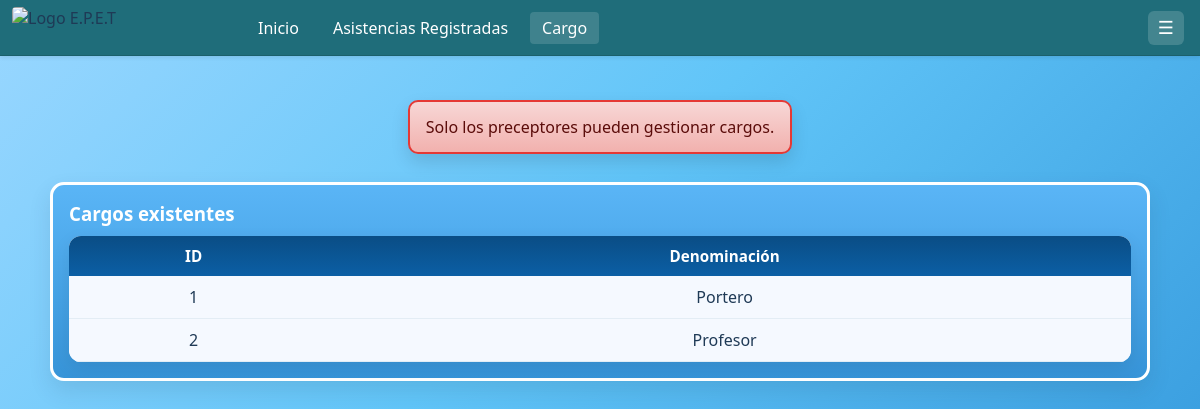
Page /crearcargo.php (signed in) on the earlier database version.
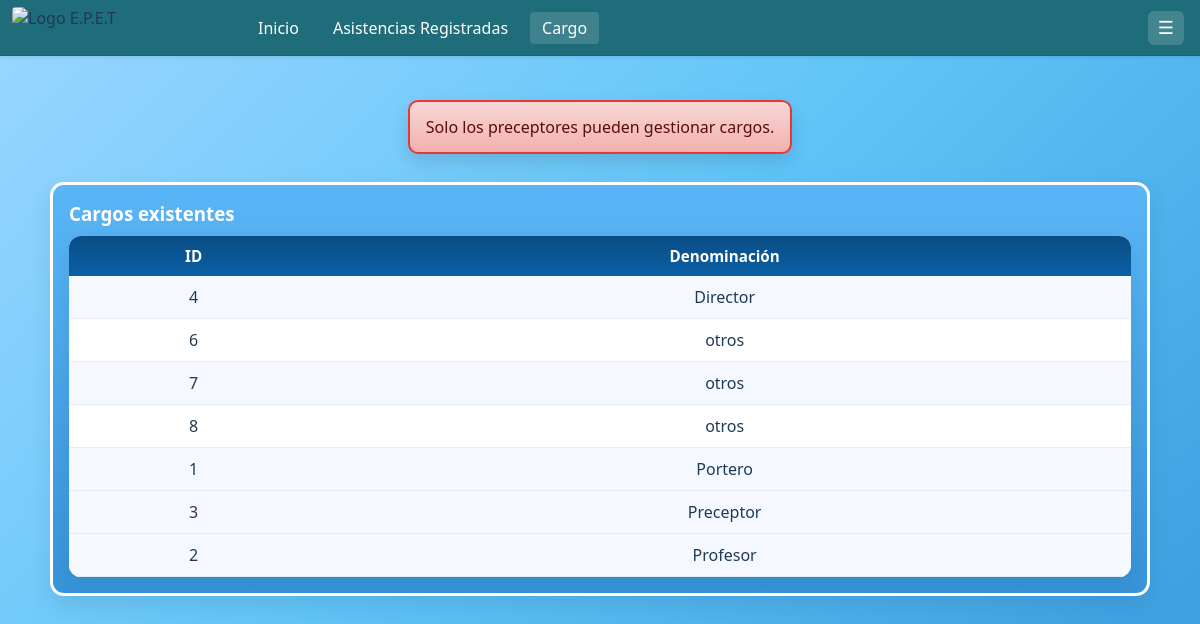
Same page on the later database version.
### tables this page shows
CREATE TABLE `cargo` (
  `id_cargo` int(11) NOT NULL,
  `Denominacion` varchar(50) NOT NULL
);

### crearcargo.php (the view, shortened to what this page needs)
<?php
$mensaje = '';
try {
    $pdo = (new Conexion())->getConexion();
} catch (PDOException $e) {
    die('Error de conexión: ' . $e->getMessage());
}
$esPreceptor = false;
try {
    $st = $pdo->prepare("SELECT c.Denominacion FROM usuario u INNER JOIN cargo c ON c.id_cargo = u.id_cargo WHERE u.legajo = ? LIMIT 1");
    $st->execute([$_SESSION['legajo']]);
    $cargoActual = $st->fetch(PDO::FETCH_ASSOC);
    $esPreceptor = isset($cargoActual['Denominacion']) && strcasecmp($cargoActual['Denominacion'], 'Preceptor') === 0;
} catch (PDOException $e) {
    $esPreceptor = false;
}
if (!$esPreceptor) {
    $mensaje = 'Solo los preceptores pueden gestionar cargos.';
}
$cargos = [];
try {
    $stmt = $pdo->query("SELECT id_cargo, Denominacion FROM cargo ORDER BY Denominacion ASC");
    $cargos = $stmt->fetchAll(PDO::FETCH_ASSOC);
} catch (PDOException $e) {
    $mensaje = $mensaje ?: ('Error al listar cargos: ' . $e->getMessage());
}
?>
<!DOCTYPE html>
<html lang="es">
<head>
    <link rel="stylesheet" href="Control_Asistencias/styles.css">
</head>
<body>
    <nav class="navbar" aria-label="Barra de navegación principal">
        <div class="nav-container">
            <div class="nav-inner">
                <div class="nav-logo">
                    <img src="Control_Asistencias/Logo.epet" alt="Logo E.P.E.T" />
                </div>
                <a href="Control_Asistencias/inicio.php" class="nav-item">Inicio</a>
                <a href="Control_Asistencias/Asistencia.php" class="nav-item">Asistencias Registradas</a>
                <a href="crearcargo.php" class="nav-item nav-active">Cargo</a>
            </div>
            <div class="nav-right">
                <div class="nav-burger">
                    <button type="button" aria-haspopup="true" aria-expanded="false" aria-label="Abrir menú" onclick="toggleBurgerMenu()">☰</button>
                </div>
            </div>
        </div>
    </nav>
    <div class="cards-wrapper" style="max-width: 1100px; margin-top: 20px;">
        <?php if (!empty($mensaje)): ?>
            <div class="mensaje <?php echo (strpos($mensaje, 'Error') !== false || strpos($mensaje, 'Solo') !== false) ? 'error' : 'exito'; ?>">
                <?php echo htmlspecialchars($mensaje); ?>
            </div>
        <?php endif; ?>
        <div class="card">
            <h3>Cargos existentes</h3>
            <?php if (!empty($cargos)): ?>
                <table class="tabla-asistencias">
                    <tr>
                        <th>ID</th>
                        <th>Denominación</th>
                    </tr>
                    <?php foreach ($cargos as $c): ?>
                    <tr>
                        <td><?php echo htmlspecialchars($c['id_cargo']); ?></td>
                        <td><?php echo htmlspecialchars($c['Denominacion']); ?></td>
                    </tr>
                    <?php endforeach; ?>
                </table>
            <?php else: ?>
                <p>No hay cargos registrados.</p>
            <?php endif; ?>
        </div>
    </div>
</body>
</html>

### Control_Asistencias/styles.css (style rules this page uses)
:root { --nav-height: 56px; --azul-oscuro: #0a4d85; --azul: #1f6d7a; --azul-claro: #5ab5f6; --azul-card: #3794d8; --verde: #2e8b57; --rojo: #e53935; }
* { box-sizing: border-box; }
body { margin: 0; font-family: 'Segoe UI', Arial, sans-serif; color: #1f3a56; background-color: #f4f7fb; }
body:not(.auth-page) { background: linear-gradient(135deg, #9ad7ff 0%, #61c5f8 50%, #3b9fe0 100%); padding: calc(var(--nav-height) + 24px) 24px 48px; }
.navbar { position: fixed; top: 0; left: 0; width: 100%; height: var(--nav-height); background-color: var(--azul); border-bottom: 1px solid rgba(0,0,0,0.12); z-index: 1000; box-shadow: 0 2px 4px rgba(0,0,0,0.08); }
.nav-container { position: relative; width: 100%; height: 100%; }
.nav-inner { max-width: 900px; height: 100%; margin: 0 auto; display: flex; align-items: center; gap: 10px; padding: 0 16px; padding-left: 96px; }
.nav-logo { position: absolute; left: 12px; top: 50%; transform: translateY(-50%); display: flex; align-items: center; }
.nav-logo img { height: calc(var(--nav-height) - 14px); width: auto; display: block; border-radius: 4px; object-fit: contain; }
.nav-item { color: #ffffff; padding: 8px 12px; border-radius: 4px; text-decoration: none; font-weight: 500; display: inline-block; line-height: 1; }
.nav-item.nav-active { background-color: rgba(255,255,255,0.14); }
.nav-right { position: absolute; right: 16px; top: 50%; transform: translateY(-50%); display: flex; align-items: center; }
.nav-burger { position: relative; overflow: visible; }
.nav-burger button { background: rgba(255,255,255,0.16); color: #fff; border: none; padding: 8px 10px; border-radius: 6px; cursor: pointer; font-size: 18px; line-height: 1; }
.cards-wrapper { max-width: 1100px; margin: 0 auto; display: flex; flex-direction: column; gap: 16px; }
.card { background: linear-gradient(180deg, var(--azul-claro) 0%, var(--azul-card) 100%); border: 3px solid #ffffff; border-radius: 14px; padding: 16px; box-shadow: 0 10px 22px rgba(31,58,86,0.12); color: #ffffff; }
.card h2, .card h3, .card h4 { margin: 0 0 8px 0; color: #ffffff; }
.tabla-asistencias, .card table { width: 100%; border-collapse: collapse; margin-top: 10px; background: #ffffff; border-radius: 12px; overflow: hidden; box-shadow: 0 6px 18px rgba(0,0,0,0.08); }
.tabla-asistencias th, .card table th { background: linear-gradient(180deg, var(--azul-oscuro) 0%, #0b5fa5 100%); color: #ffffff; padding: 10px 12px; text-align: center; font-weight: 700; font-size: 0.95rem; }
.tabla-asistencias td, .card table td { padding: 10px 12px; border-bottom: 1px solid #e3edf5; color: #1f3a56; text-align: center; }
.tabla-asistencias tr:nth-child(even) td, .card table tr:nth-child(even) td { background: #f5f9ff; }
.mensaje { padding: 14px 16px; margin: 0 auto 12px; border-radius: 10px; max-width: 1100px; color: #0a2a3f; border: 2px solid rgba(255,255,255,0.6); box-shadow: 0 8px 18px rgba(0,0,0,0.12); }
.error { background: linear-gradient(180deg, #f7d7d6 0%, #f2b1ae 100%); border-color: #e53935; color: #5b0c0a; }

Differences in the rows shown:
added cargo: id_cargo "4", Denominacion "Director"
added cargo: id_cargo "6", Denominacion "otros"
added cargo: id_cargo "7", Denominacion "otros"
added cargo: id_cargo "8", Denominacion "otros"
added cargo: id_cargo "3", Denominacion "Preceptor"
